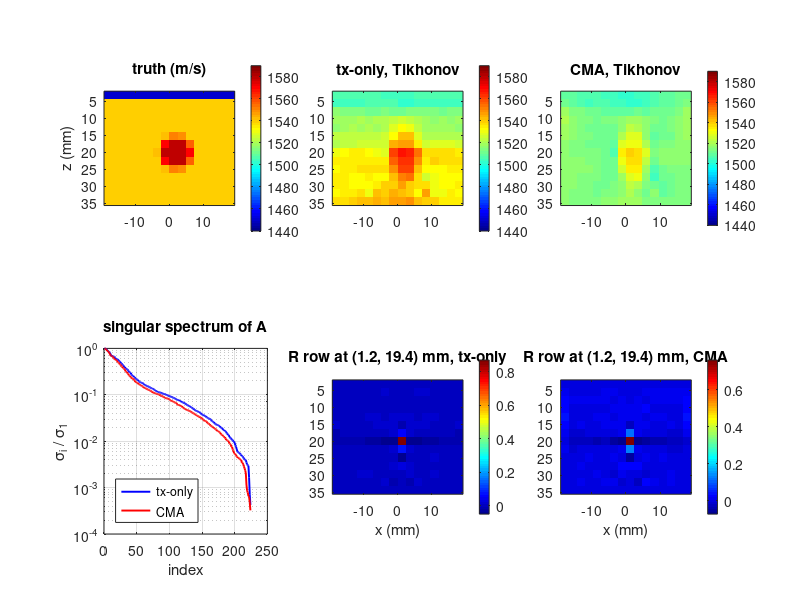

MATLAB code to generate this figure:
%% m32_sos_tomography.m
% Limited-angle echo-mode SoS tomography: two acquisition designs, the
% resolution matrix versus depth, and the singular spectrum.
% Purpose : Unknown: slowness deviation ds = 1/c - 1/c0 on 16 x 14 cells of
%           2.4 mm (x = +-19.2 mm, z = 2 to 35.6 mm) under a 38.4 mm array.
%           Data at every cell centre, built from straight-ray delay errors
%           L_phi(r) (line integral of ds from r to the array at angle phi):
%             'tx-only'  transmit steered, receive fixed at 0 deg; adjacent
%                        transmit angles differenced: d = L_phi(k) - L_phi(k-1)
%             'CMA'      transmit phi_i and receive phi_j from the same angle set;
%                        pairs grouped by mid-angle (phi_i + phi_j)/2 and
%                        adjacent pairs in a group differenced
%           Tikhonov with a gradient penalty; oracle lambda (minimum RMSE
%           against the truth), the best case for each design. R = (A'A + lam^2 G'G)^-1 A'A: row k is the point-spread
%           function of the reconstruction at cell k.
%           Data come from 0.05 mm ray steps through a smooth truth; the
%           inversion uses 0.3 mm steps with nearest-cell weights.
% Change  : thmax, K, noise_ns, the truth.
% Expect  : CMA gives about 2.2x more rows, yet in this straight-ray model
%           every CMA row (W_i + W_j) - (W_i-1 + W_j+1) is a combination of
%           the tx-only rows of the same pixel (printed residual ~1e-15): CMA
%           adds no ray information. Its real-data advantage (higher speckle
%           correlation, no echo-position bias) is outside this model.
%           The error budget is printed per design: with data consistent with
%           the cell model the error comes from noise + regularization; with
%           fine-ray data it is dominated by model (discretization) error,
%           which is larger than the 2 ns noise effect. Both designs smear
%           axially more than laterally and worse with depth; the 5 mm fat
%           layer comes back near 1506 m/s instead of 1450.
% Runtime : about 6 s in Octave.
clear; close all; rng(2);

c0 = 1540; Nx = 16; Nz = 14; h = 2.4;        % reference speed, grid, cell size (mm)
xc = ((0:Nx-1) - (Nx-1)/2)*h; zc = 2 + ((0:Nz-1) + 0.5)*h;
np = Nx*Nz; Xh = 19.2;                       % unknowns, array half-width (mm)
sg = @(r, r0) 1./(1 + exp((r - r0)/0.4));
truth = @(x, z) 1540 + 40*sg(hypot(x - 2, z - 20), 4.5) - 90*(z < 5);   % inclusion + 5 mm fat (1450)
dsf = @(c) (1./c - 1/c0)*1e6;                % ns/mm
[XX, ZZ] = meshgrid(xc, zc); ct = reshape(truth(XX, ZZ)', [], 1);  % index = iz*Nx + ix + 1
cellof = @(x, z) min(max(floor((z - 2)/h), 0), Nz-1)*Nx + min(max(floor((x + Xh)/h), 0), Nx-1) + 1;

% straight-ray integral from point (x0,z0) to the surface at angle phi
% (weights over cells for the inversion; fine numerical value for the data)
ray_w = @(x0, z0, phi, st) accumarray(cellof(x0 - (0:st:z0/cos(phi))'*sin(phi), z0 - (0:st:z0/cos(phi))'*cos(phi)), st, [np 1])';
ray_d = @(x0, z0, phi) sum(dsf(truth(x0 - (0:0.05:z0/cos(phi))*sin(phi), z0 - (0:0.05:z0/cos(phi))*cos(phi))))*0.05;

% gradient penalty
I = speye(np); G = [];
for iz = 0:Nz-1, for ix = 0:Nx-2, k = iz*Nx + ix + 1; G = [G; I(k+1, :) - I(k, :)]; end, end %#ok<AGROW>
for iz = 0:Nz-2, for ix = 0:Nx-1, k = iz*Nx + ix + 1; G = [G; I(k+Nx, :) - I(k, :)]; end, end %#ok<AGROW>
GG = full(G'*G);

thmax = 25; K = 7; noise_ns = 2; phis = linspace(-thmax, thmax, K)*pi/180;
designs = {'tx-only', 'CMA'}; fw = @(p, dd) dd*0.01*sum(interp1(1:numel(p), p, 1:0.01:numel(p)) >= max(p)/2);
fprintf('theta_max = %d deg, K = %d angles, delay noise %.1f ns\n', thmax, K, noise_ns);
fprintf('  design    rows   lambda    trace(R)  RMSE (m/s)  incl. mean (true %.0f)  fat mean (true 1450)   axial / lateral FWHM (mm) at z = 9, 19, 31 mm\n', truth(2, 20));
res = struct(); rowres = 0;
for dsg = 1:2
    Arows = []; d = [];
    for iz = 1:Nz
        for ix = 1:Nx
            x0 = xc(ix); z0 = zc(iz);
            ok = abs(x0 - z0*tan(phis)) <= Xh;            % ray must reach the aperture
            Wp = zeros(K, np); Dp = zeros(K, 1);
            for a = 1:K
                if ok(a), Wp(a, :) = ray_w(x0, z0, phis(a), 0.3); Dp(a) = ray_d(x0, z0, phis(a)); end
            end
            if dsg == 1                                     % tx-only: receive fixed at 0 deg (cancels)
                for a = 2:K
                    if ok(a) && ok(a-1), Arows = [Arows; Wp(a, :) - Wp(a-1, :)]; d = [d; Dp(a) - Dp(a-1)]; end %#ok<AGROW>
                end
            else                                            % CMA: tx i, rx j, group by mid-angle
                Tp = []; for a = 2:K, if ok(a) && ok(a-1), Tp = [Tp; Wp(a, :) - Wp(a-1, :)]; end, end %#ok<AGROW>
                Cp = [];
                for gsum = 2:2*K
                    pr = [];
                    for i = max(1, gsum-K):min(K, gsum-1), j = gsum - i; if i <= j && ok(i) && ok(j), pr = [pr; i j]; end, end %#ok<AGROW>
                    for q = 2:size(pr, 1)
                        w1 = Wp(pr(q, 1), :) + Wp(pr(q, 2), :); w0 = Wp(pr(q-1, 1), :) + Wp(pr(q-1, 2), :);
                        Arows = [Arows; w1 - w0]; d = [d; Dp(pr(q, 1)) + Dp(pr(q, 2)) - Dp(pr(q-1, 1)) - Dp(pr(q-1, 2))]; %#ok<AGROW>
                        Cp = [Cp; w1 - w0]; %#ok<AGROW>
                    end
                end
                if ~isempty(Cp) && ~isempty(Tp), rowres = max(rowres, norm(Cp - (Cp*pinv(Tp))*Tp, 'fro')/norm(Cp, 'fro')); end
            end
        end
    end
    m = size(Arows, 1); nse = noise_ns*randn(m, 1);
    AA = Arows'*Arows; lams = logspace(-1, 4, 50);
    orac = @(dd) min(arrayfun(@(L) sqrt(mean((1./(1/c0 + ((AA + L^2*GG) \ (Arows'*dd))*1e-6) - ct).^2)), lams));
    rmse_cons = orac(Arows*dsf(ct) + nse);          % data consistent with the cell model: noise + regularization only
    rmse_nf = orac(d);                              % fine-ray data without noise: model error + regularization only
    dn = d + nse; Ab = Arows'*dn; rr = zeros(size(lams));
    for q = 1:numel(lams), sq = (AA + lams(q)^2*GG) \ Ab; rr(q) = sqrt(mean((1./(1/c0 + sq*1e-6) - ct).^2)); end
    [~, qd] = min(rr); lam = lams(qd);              % oracle lambda (minimum RMSE against the truth)
    ds_hat = (AA + lam^2*GG) \ Ab; c_hat = 1./(1/c0 + ds_hat*1e-6);
    Rm = (AA + lam^2*GG) \ AA;
    inc = hypot(reshape(XX', [], 1) - 2, reshape(ZZ', [], 1) - 20) < 3;
    fat = reshape(ZZ', [], 1) < 5;
    ixc = find(abs(xc - 1.2) < 1e-9);
    fwa = zeros(1, 3); fwl = zeros(1, 3); zq = [9 19 31];
    for t = 1:3
        iz = find(abs(zc - zq(t)) < 1.3, 1); k = (iz - 1)*Nx + ixc;
        row = reshape(Rm(k, :), Nx, Nz)';           % Nz x Nx kernel
        fwa(t) = fw(max(row(:, ixc), 0)', h); fwl(t) = fw(max(row(iz, :), 0), h);
    end
    fprintf('  %-8s %5d   %6.2f   %7.1f    %7.1f      %7.1f                %7.1f            %4.1f/%3.1f  %4.1f/%3.1f  %4.1f/%3.1f\n', designs{dsg}, m, lam, trace(Rm), ...
        sqrt(mean((c_hat - ct).^2)), mean(c_hat(inc)), mean(c_hat(fat)), fwa(1), fwl(1), fwa(2), fwl(2), fwa(3), fwl(3));
    fprintf('            RMSE with cell-consistent data + noise: %.1f m/s; fine-ray data without noise: %.1f m/s\n', rmse_cons, rmse_nf);
    sv = svd(Arows); res(dsg).sv = sv/sv(1); res(dsg).c = c_hat; res(dsg).R = Rm;
end
fprintf('Singular values above 1e-2 of the largest: tx-only %d, CMA %d (of %d unknowns)\n', sum(res(1).sv > 1e-2), sum(res(2).sv > 1e-2), np);
fprintf('CMA rows of each pixel lie in the span of its tx-only rows: max relative residual %.1e\n', rowres);

figure('Position', [30 30 1150 640]); colormap(jet);
subplot(2, 3, 1); imagesc(xc, zc, reshape(ct, Nx, Nz)'); axis image; caxis([1440 1590]); colorbar; title('truth (m/s)'); ylabel('z (mm)');
subplot(2, 3, 2); imagesc(xc, zc, reshape(res(1).c, Nx, Nz)'); axis image; caxis([1440 1590]); colorbar; title('tx-only, Tikhonov');
subplot(2, 3, 3); imagesc(xc, zc, reshape(res(2).c, Nx, Nz)'); axis image; caxis([1440 1590]); colorbar; title('CMA, Tikhonov');
k = (find(abs(zc - 19) < 1.3, 1) - 1)*Nx + find(abs(xc - 1.2) < 1e-9);
subplot(2, 3, 4); semilogy(res(1).sv, 'b', 'LineWidth', 1.4); hold on; semilogy(res(2).sv, 'r', 'LineWidth', 1.4); grid on;
xlabel('index'); ylabel('\sigma_i / \sigma_1'); legend('tx-only', 'CMA', 'Location', 'southwest'); title('singular spectrum of A');
subplot(2, 3, 5); imagesc(xc, zc, reshape(res(1).R(k, :), Nx, Nz)'); axis image; colorbar; title('R row at (1.2, 19.4) mm, tx-only'); xlabel('x (mm)');
subplot(2, 3, 6); imagesc(xc, zc, reshape(res(2).R(k, :), Nx, Nz)'); axis image; colorbar; title('R row at (1.2, 19.4) mm, CMA'); xlabel('x (mm)');
